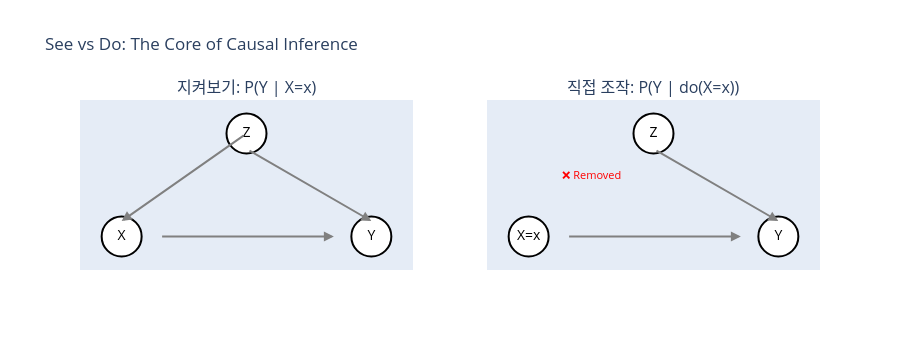

Notebook source saved alongside this figure:
### Markdown cell above
---

## Part 3. 진짜 효과 계산하기

---

## 5.3 지켜보기 vs 직접 조작하기

### do-연산자 (Judea Pearl)

| 구분 | 지켜보기 (관찰) | 직접 조작하기 (개입) |
|------|------|------|
| 표기 | P(Y \| X=x) | P(Y \| **do**(X=x)) |
| 의미 | X가 x인 것을 **발견**했을 때 Y | X를 x로 **강제로 만들었을 때** Y |
| 예시 | 약 먹은 사람들의 회복률 | 약을 **먹게 했을 때** 회복률 |
| DAG 조작 | 변화 없음 | X로 들어오는 화살표 **제거** |

```
원래 DAG:           개입 후 DAG (do(X=x)):
Z → X → Y           Z   X=x → Y
Z → Y               Z → Y

do(X=x)는 Z → X 화살표를 제거
→ 교란변수 Z의 영향을 차단
```

### 백도어 조정 (숨은 뒷길 막기)

관찰 데이터만 있을 때 '직접 조작' 효과를 계산하는 방법:

**P(Y|do(X=x)) = Σ_z P(Y|X=x, Z=z) × P(Z=z)**

→ 숨은 원인(Z)을 같은 조건으로 나눠서 가중 평균을 내면, 관찰한 데이터만으로도 진짜 효과를 알 수 있어요!

---

### Code cell
# 시각화: See vs Do
fig = make_subplots(
    rows=1, cols=2,
    subplot_titles=('지켜보기: P(Y | X=x)', '직접 조작: P(Y | do(X=x))')
)

# 지켜보기: 원래 구조
see_nodes = [
    {'x': 2, 'y': 3, 'label': 'Z'},
    {'x': 1, 'y': 1, 'label': 'X'},
    {'x': 3, 'y': 1, 'label': 'Y'}
]
for n in see_nodes:
    fig.add_trace(go.Scatter(
        x=[n['x']], y=[n['y']], mode='markers+text',
        marker=dict(size=40, color='white', line=dict(color='black', width=2)),
        text=[n['label']], textposition='middle center',
            textfont=dict(size=14, color='black'), showlegend=False
    ), row=1, col=1)

# 지켜보기: Z→X, Z→Y, X→Y (모두 작동)
see_edges = [(2, 3, 1, 1.3), (2, 2.7, 3, 1.3), (1.3, 1, 2.7, 1)]
for ax, ay, x, y in see_edges:
    fig.add_annotation(x=x, y=y, ax=ax, ay=ay,
                       xref='x', yref='y', axref='x', ayref='y',
                       showarrow=True, arrowhead=2, arrowcolor='gray', arrowwidth=2)

# 직접 조작: 변경된 구조
do_nodes = [
    {'x': 2, 'y': 3, 'label': 'Z', 'color': 'black'},
    {'x': 1, 'y': 1, 'label': 'X=x', 'color': 'black'},
    {'x': 3, 'y': 1, 'label': 'Y', 'color': 'black'}
]
for n in do_nodes:
    fig.add_trace(go.Scatter(
        x=[n['x']], y=[n['y']], mode='markers+text',
        marker=dict(size=40, color='white', line=dict(color='black', width=2)),
        text=[n['label']], textposition='middle center',
            textfont=dict(size=14, color='black'), showlegend=False
    ), row=1, col=2)

# 직접 조작: Z→Y, X→Y (Z→X 제거됨!)
do_edges = [(2, 2.7, 3, 1.3), (1.3, 1, 2.7, 1)]
for ax, ay, x, y in do_edges:
    fig.add_annotation(x=x, y=y, ax=ax, ay=ay,
                       xref='x2', yref='y2', axref='x2', ayref='y2',
                       showarrow=True, arrowhead=2, arrowcolor='gray', arrowwidth=2)

# X marking removed arrow
fig.add_annotation(x=1.5, y=2.2, text='❌ Removed', xref='x2', yref='y2',
                   showarrow=False, font=dict(size=11, color='red'))

for col in [1, 2]:
    fig.update_xaxes(showgrid=False, zeroline=False, showticklabels=False, row=1, col=col)
    fig.update_yaxes(showgrid=False, zeroline=False, showticklabels=False, row=1, col=col)

fig.update_layout(title_text='See vs Do: The Core of Causal Inference', height=350)
fig.show()

print("💡 See: 데이터에서 X=x인 경우를 관찰 (교란 포함)")
print("💡 Do:  X를 x로 강제 설정 (Z→X 차단 → 교란 제거)")
print("   → 무작위 실험(RCT)은 do()를 물리적으로 구현한 것")
print("   → 실험 불가능 시, 백도어 조정으로 관찰 데이터에서 do() 계산")

### Figure 1 — Plotly figure (JSON) as saved in the notebook; plotly's stock layout.template omitted (floating-point values rounded to 4 significant figures)
{"data": [{"marker": {"color": "white", "line": {"color": "black", "width": 2}, "size": 40}, "mode": "markers+text", "showlegend": false, "text": ["Z"], "textfont": {"color": "black", "size": 14}, "textposition": "middle center", "type": "scatter", "x": [2], "xaxis": "x", "y": [3], "yaxis": "y"}, {"marker": {"color": "white", "line": {"color": "black", "width": 2}, "size": 40}, "mode": "markers+text", "showlegend": false, "text": ["X"], "textfont": {"color": "black", "size": 14}, "textposition": "middle center", "type": "scatter", "x": [1], "xaxis": "x", "y": [1], "yaxis": "y"}, {"marker": {"color": "white", "line": {"color": "black", "width": 2}, "size": 40}, "mode": "markers+text", "showlegend": false, "text": ["Y"], "textfont": {"color": "black", "size": 14}, "textposition": "middle center", "type": "scatter", "x": [3], "xaxis": "x", "y": [1], "yaxis": "y"}, {"marker": {"color": "white", "line": {"color": "black", "width": 2}, "size": 40}, "mode": "markers+text", "showlegend": false, "text": ["Z"], "textfont": {"color": "black", "size": 14}, "textposition": "middle center", "type": "scatter", "x": [2], "xaxis": "x2", "y": [3], "yaxis": "y2"}, {"marker": {"color": "white", "line": {"color": "black", "width": 2}, "size": 40}, "mode": "markers+text", "showlegend": false, "text": ["X=x"], "textfont": {"color": "black", "size": 14}, "textposition": "middle center", "type": "scatter", "x": [1], "xaxis": "x2", "y": [1], "yaxis": "y2"}, {"marker": {"color": "white", "line": {"color": "black", "width": 2}, "size": 40}, "mode": "markers+text", "showlegend": false, "text": ["Y"], "textfont": {"color": "black", "size": 14}, "textposition": "middle center", "type": "scatter", "x": [3], "xaxis": "x2", "y": [1], "yaxis": "y2"}], "layout": {"annotations": [{"font": {"size": 16}, "showarrow": false, "text": "지켜보기: P(Y | X=x)", "x": 0.225, "xanchor": "center", "xref": "paper", "y": 1, "yanchor": "bottom", "yref": "paper"}, {"font": {"size": 16}, "showarrow": false, "text": "직접 조작: P(Y | do(X=x))", "x": 0.775, "xanchor": "center", "xref": "paper", "y": 1, "yanchor": "bottom", "yref": "paper"}, {"arrowcolor": "gray", "arrowhead": 2, "arrowwidth": 2, "ax": 2, "axref": "x", "ay": 3, "ayref": "y", "showarrow": true, "x": 1, "xref": "x", "y": 1.3, "yref": "y"}, {"arrowcolor": "gray", "arrowhead": 2, "arrowwidth": 2, "ax": 2, "axref": "x", "ay": 2.7, "ayref": "y", "showarrow": true, "x": 3, "xref": "x", "y": 1.3, "yref": "y"}, {"arrowcolor": "gray", "arrowhead": 2, "arrowwidth": 2, "ax": 1.3, "axref": "x", "ay": 1, "ayref": "y", "showarrow": true, "x": 2.7, "xref": "x", "y": 1, "yref": "y"}, {"arrowcolor": "gray", "arrowhead": 2, "arrowwidth": 2, "ax": 2, "axref": "x2", "ay": 2.7, "ayref": "y2", "showarrow": true, "x": 3, "xref": "x2", "y": 1.3, "yref": "y2"}, {"arrowcolor": "gray", "arrowhead": 2, "arrowwidth": 2, "ax": 1.3, "axref": "x2", "ay": 1, "ayref": "y2", "showarrow": true, "x": 2.7, "xref": "x2", "y": 1, "yref": "y2"}, {"font": {"color": "red", "size": 11}, "showarrow": false, "text": "❌ Removed", "x": 1.5, "xref": "x2", "y": 2.2, "yref": "y2"}], "height": 350, "title": {"text": "See vs Do: The Core of Causal Inference"}, "xaxis": {"anchor": "y", "domain": [0, 0.45], "showgrid": false, "showticklabels": false, "zeroline": false}, "xaxis2": {"anchor": "y2", "domain": [0.55, 1], "showgrid": false, "showticklabels": false, "zeroline": false}, "yaxis": {"anchor": "x", "domain": [0, 1], "showgrid": false, "showticklabels": false, "zeroline": false}, "yaxis2": {"anchor": "x2", "domain": [0, 1], "showgrid": false, "showticklabels": false, "zeroline": false}}}
